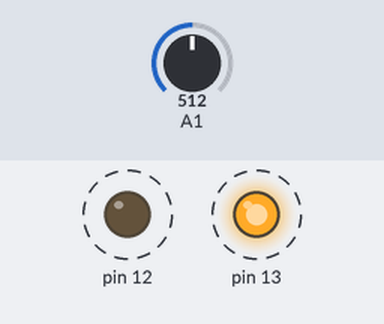
The sketch below on a simulated Arduino Uno, built with avr-gcc and run on an emulated ATmega328P. Parts: output pins drawn as LEDs (lit = HIGH). Dashed ring = blinking. Inputs (shaded band) come from the test bench; at power-on: A1 = 512.

Above: at 1.7 s.
1.8 s: A1 set to 211
5.9 s: A1 set to 183
At 6.4 s:
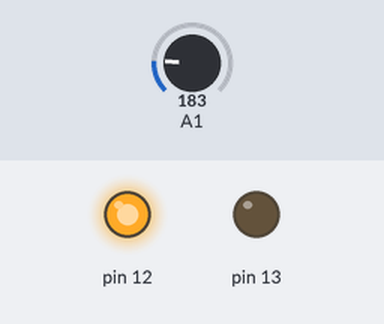
At 7.2 s:
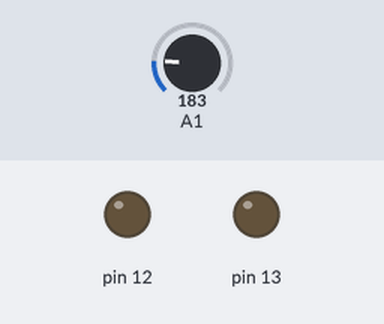
Timing chart, 0 to 8.9 s (numbered marks = the images above; inputs shaded):
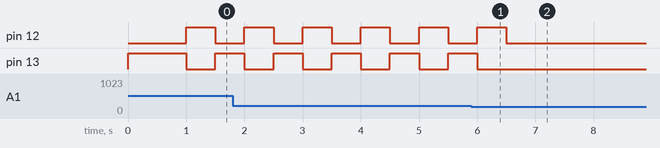

Measured:
- the behaviour switches between 201 and 200 on A1 (found by bisection; images 0 and 1)
- after the input at 5.9 s, pin 12: goes on until 6.5 s, then stays LOW; pin 13: goes on until 6.0 s, then stays LOW
- by itself, pin 12, pin 13: alternates HIGH for 0.50 s and LOW for 0.50 s

The sketch:

catcar_tower.ino
```cpp
int irAmount = 0;

void setup() {
  pinMode(A1,INPUT);
  pinMode(13, OUTPUT);
  pinMode(12, OUTPUT);
//  Serial.begin(9600);
//  Serial.println("starting");
  digitalWrite(13, HIGH);
  delay(500);
  digitalWrite(13, LOW);
}

void loop() {
  irAmount = analogRead(A1);
  if (irAmount > 200) {
//    Serial.println(irAmount);
    digitalWrite(13, HIGH);
    delay(500);
    digitalWrite(12, HIGH);
    digitalWrite(13, LOW);
    delay(500);
    digitalWrite(12, LOW);
  } else {
  delay(25);
  }
}
```
